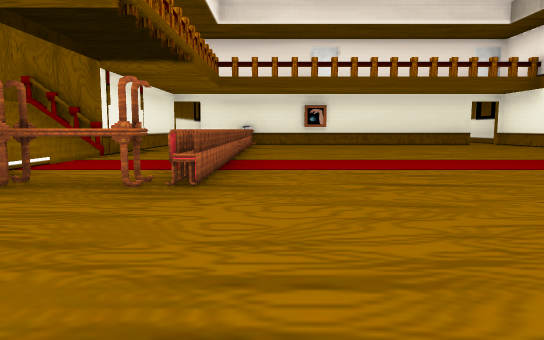
View 1 (above)

15 first-person views from a walk through a 3-D level made in the Unity game engine. The camera is 0.72 m above the floor, tilts 6° down and sees 70° across. The floor is counted in squares, 2 m on a side. Each view is taken from the middle of a square. On the plan, view 1 faces up. The plan holds only what a view shows up to about 9 squares ahead; the rest is blank. The player character is not drawn. Some animated figures are left out. Some surface patterns are stand-ins.

View 2
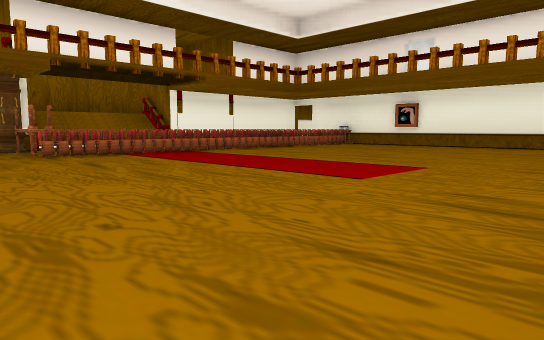

View 3
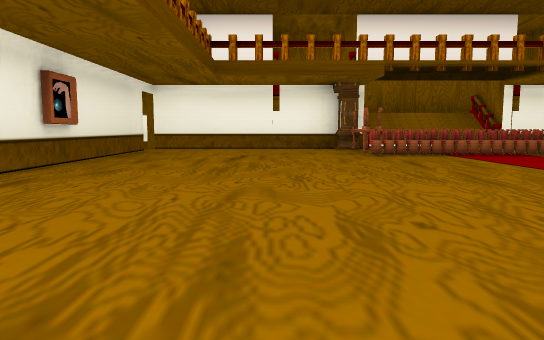

View 4
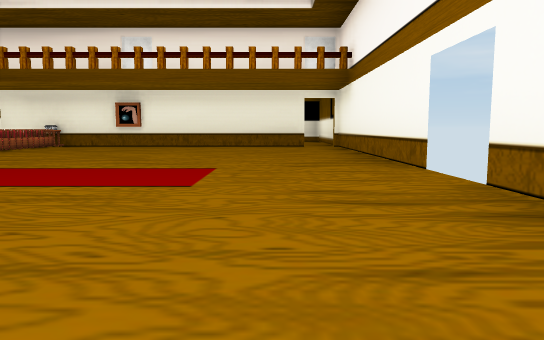

View 5
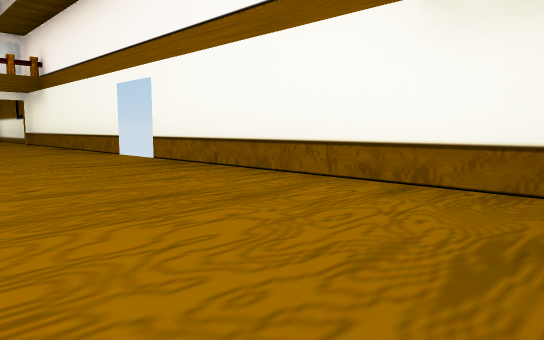

View 6
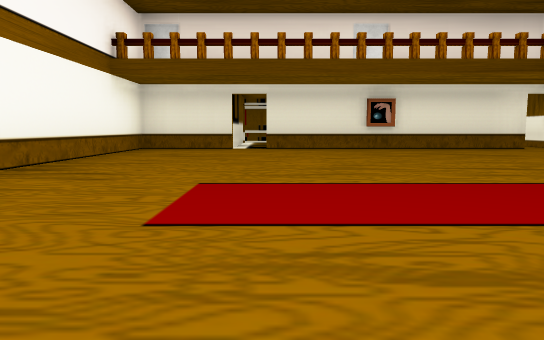

View 7
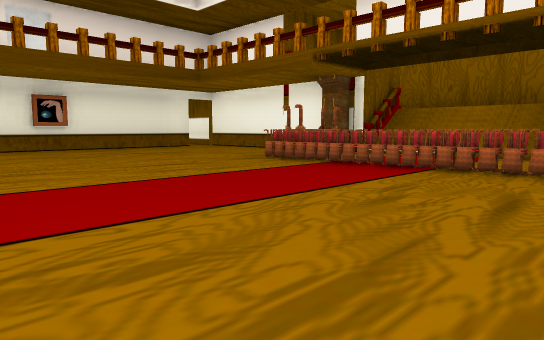

View 8
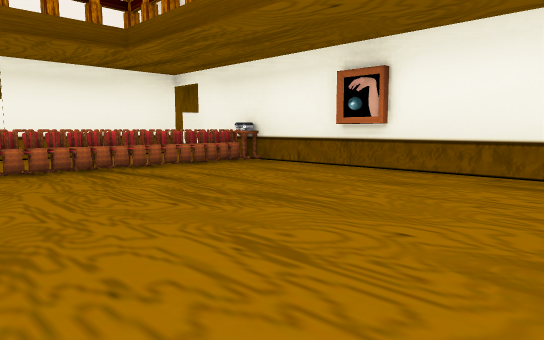

View 9
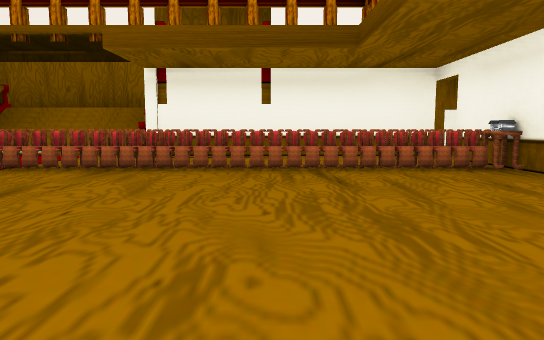

View 10
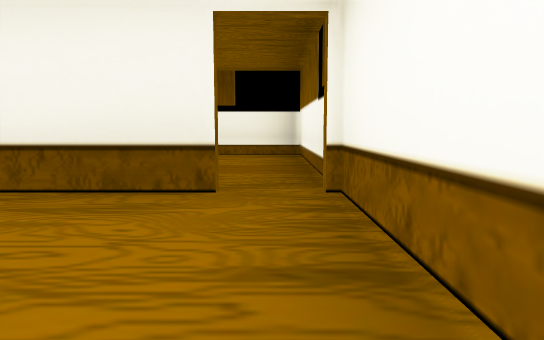

View 11
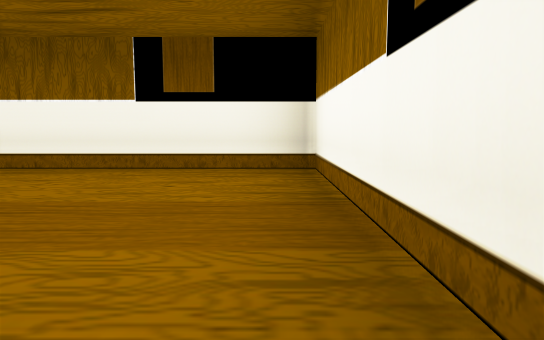

View 12
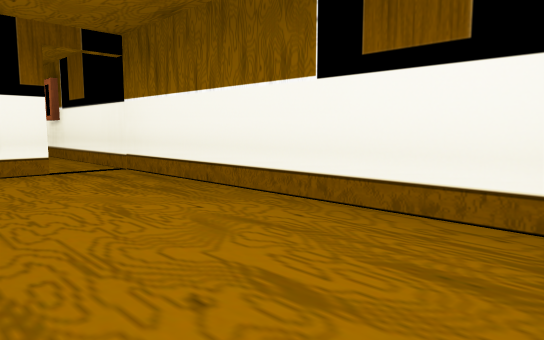

View 13
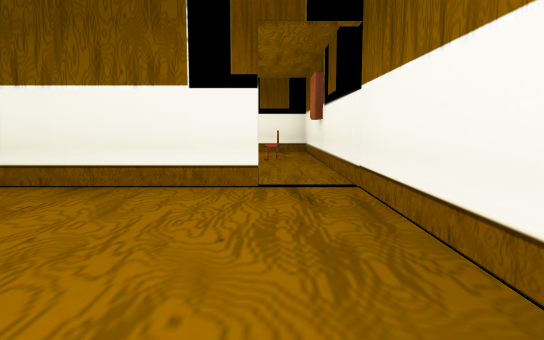

View 14
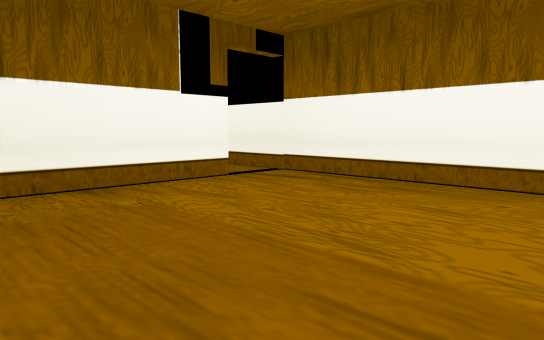

View 15
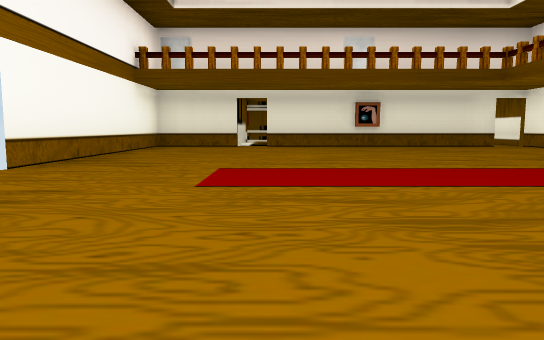

### Floor plan
Points are (right, up) in squares from view 1. A wall is a line through its corners. A room is listed if a view was taken in it or the views show most of it. See-through windows are left out.
Room 1 (views 1, 2, 3, 4, 5, 6, 7, 8, 9, 10, 15)
walls: (-2.2, 5.3) (-3.5, 5.3); (-2.5, 5.4) (-2.5, 4.5); (-2.5, 3.1) (-2.5, 2.6); (-2.9, 3.5) (-2.9, 2.6); (-3.2, 3.5) (-3.2, 2.6); (-2.3, 1.5) (-2.3, -2.2); (-3.5, 2.7) (-2.4, 2.7); (-4.2, 4.8) (-4.2, 2.1); (4.7, 9.2) (-1.8, 9.2); (-2.3, 9.6) (-2.3, 4.5); (-1.8, -1.2) (3.1, -1.2); (-0.4, 12.5) (-2.3, 12.5) (-2.3, 11.8); (3.7, -3.1) (3.7, -1.2) (5.4, -1.2) (5.4, 8.5)
ways out: opening at (5, 9) to room 2; opening at (-2, -1)
objects: clock (-2, 2); table (-2, 3); chair (-1, 2); chair (-1, 3); chair (-1, 4); chair (-1, 5); chair (-1, 6); chair (-1, 7); chair (-1, 8); chair (-1, 9)
Room 2 (views 11, 12, 13, 14)
walls: (1.6, 12) (1.6, 10.3); (5.4, 8.5) (5.4, 12.5) (0.5, 12.5)
ways out: opening at (5, 9) to room 1

Where each view was taken, in squares from view 1:
view 1: 0 up, 0 right, facing up
view 2: 1 up, 5 right, facing up-left
view 3: 1 up, 5 right, facing left
view 4: 1 up, 4 right, facing up
view 5: 1 down, 3 right, facing up-right
view 6: 6 up, 3 right, facing down
view 7: 6 up, 3 right, facing down-left
view 8: 6 up, 3 right, facing up-left
view 9: 7 up, 3 right, facing left
view 10: 7 up, 5 right, facing up
view 11: 9 up, 5 right, facing up
view 12: 11 up, 5 right, facing up-left
view 13: 12 up, 4 right, facing left
view 14: 10 up, 4 right, facing up-left
view 15: 7 up, 3 right, facing down
